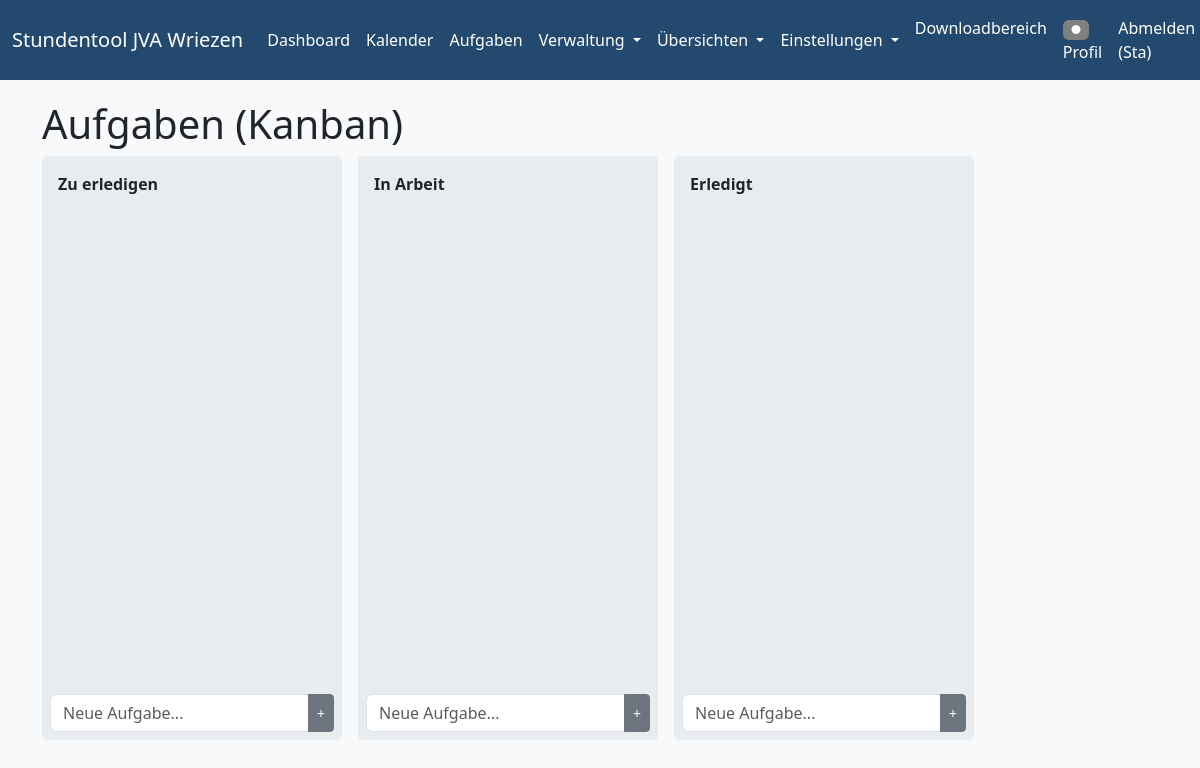
Screenshot of /kanban (signed in) with the database file from the repository.
### models.py (models this page shows, shortened)
class User(db.Model, UserMixin):
    id = db.Column(db.Integer, primary_key=True)
    username = db.Column(db.String(20), unique=True, nullable=False) # Used for login
    email = db.Column(db.String(120), unique=True, nullable=False) # Keep email for contact/recovery
    password = db.Column(db.String(60), nullable=False)
    role = db.Column(db.String(20), default='Benutzer', nullable=False) # New role column
    farbe = db.Column(db.String(7), default='#808080') # Hex color

class KanbanList(db.Model):
    id = db.Column(db.Integer, primary_key=True)
    name = db.Column(db.String(100), nullable=False)
    position = db.Column(db.Integer, nullable=False)
    cards = db.relationship('KanbanCard', backref='list', lazy=True, cascade="all, delete-orphan", order_by="KanbanCard.position")

### app.py (the view)
@app.route('/kanban')
@login_required
def kanban_board():
    lists = KanbanList.query.order_by(KanbanList.position).all()
    return render_template('kanban.html', title='Aufgaben (Kanban)', lists=lists)

### app.py (called while the page is built)
@login_manager.user_loader
def load_user(user_id):
    return User.query.get(int(user_id))

### templates/kanban.html (shortened to what this page needs)
{% extends "base.html" %}
{% block content %}
<h1>{{ title }}</h1>
<div class="kanban-board">
    {% for list in lists %}
    <div class="kanban-list" data-list-id="{{ list.id }}">
        <div class="kanban-list-header">{{ list.name }}</div>
        <ul class="kanban-cards list-group">
        </ul>
        <form class="add-card-form mt-2" onsubmit="addCard(event, {{ list.id }})">
            <div class="input-group">
                <input type="text" class="form-control" placeholder="Neue Aufgabe..." required>
                <button type="submit" class="btn btn-secondary btn-sm">+</button>
            </div>
        </form>
    </div>
    {% endfor %}
</div>
{% endblock %}

### templates/base.html (shortened to what this page needs)
<!DOCTYPE html>
<html lang="de">
<head>
    <link href="https://cdn.jsdelivr.net/npm/bootstrap@5.3.3/dist/css/bootstrap.min.css" rel="stylesheet">
    <link rel="stylesheet" href="https://cdnjs.cloudflare.com/ajax/libs/font-awesome/6.4.0/css/all.min.css">
</head>
<body>
    <nav class="navbar navbar-expand-lg navbar-custom">
        <div class="container-fluid">
            <a class="navbar-brand" href="{{ url_for('stundenplan_anzeigen') }}">Stundentool JVA Wriezen</a>
            <div class="collapse navbar-collapse" id="navbarNav">
                <ul class="navbar-nav me-auto mb-2 mb-lg-0">
                    <li class="nav-item">
                        <a class="nav-link" href="{{ url_for('stundenplan_anzeigen') }}">Dashboard</a>
                    </li>
                    <li class="nav-item">
                        <a class="nav-link" href="{{ url_for('kalender') }}">Kalender</a>
                    </li>
                    {% if current_user.is_authenticated %}
                    <li class="nav-item">
                        <a class="nav-link" href="{{ url_for('kanban_board') }}">Aufgaben</a>
                    </li>
                    {% endif %}
                    {% if current_user.is_authenticated and (current_user.role == 'Admin' or current_user.role == 'Planer') %}
                    <li class="nav-item dropdown">
                        <a class="nav-link dropdown-toggle" href="#" id="navbarDropdownVerwaltung" role="button" data-bs-toggle="dropdown" aria-expanded="false">
                            Verwaltung
                        </a>
                    </li>
                    {% endif %}
                    {% if current_user.is_authenticated and (current_user.role == 'Admin' or current_user.role == 'Planer') %}
                    <li class="nav-item dropdown">
                        <a class="nav-link dropdown-toggle" href="#" id="navbarDropdownUebersichten" role="button" data-bs-toggle="dropdown" aria-expanded="false">
                            Übersichten
                        </a>
                    </li>
                    {% endif %}
                    {% if current_user.is_authenticated and current_user.role == 'Admin' %}
                    <li class="nav-item dropdown">
                        <a class="nav-link dropdown-toggle" href="#" id="navbarDropdownEinstellungen" role="button" data-bs-toggle="dropdown" aria-expanded="false">
                            Einstellungen
                        </a>
                    </li>
                    {% endif %}
                </ul>
                <ul class="navbar-nav ms-auto mb-2 mb-lg-0">
                    {% if current_user.is_authenticated %}
                        <li class="nav-item">
                            <a class="nav-link" href="{{ url_for('downloads') }}">Downloadbereich</a>
                        </li>
                        <li class="nav-item">
                            <a class="nav-link" href="{{ url_for('profil') }}">
                                <span class="badge" style="background:{{ current_user.farbe }};color:#fff;">&#9679;</span>
                                Profil
                            </a>
                        </li>
                        <li class="nav-item">
                            <a class="nav-link" href="{{ url_for('logout') }}">Abmelden ({{ current_user.username }})</a>
                        </li>
                    {% else %}
                        <li class="nav-item"><a class="nav-link" href="{{ url_for('login') }}">Anmelden</a></li>
                    {% endif %}
                </ul>
            </div>
        </div>
    </nav>
    <div class="container">
        {% block content %}{% endblock %}
    </div>
</body>
</html>

### templates/base.html (style rules this page uses)
body { background-color: #f8f9fa; }
.container { margin-top: 20px; }
.navbar-custom { background-color: #23496e !important; }
.navbar-custom .navbar-nav .nav-link, .navbar-custom .navbar-brand, .navbar-custom .navbar-nav .dropdown-toggle { color: #fff !important; transition: color 0.2s, background 0.2s, box-shadow 0.2s; }

### templates/kanban.html (style rules this page uses)
.kanban-board { display: flex; gap: 1rem; overflow-x: auto; padding-bottom: 1rem; min-height: 75vh; }
.kanban-list { flex: 0 0 300px; background-color: #e9ecef; border-radius: 5px; padding: 0.5rem; max-height: 80vh; display: flex; flex-direction: column; }
.kanban-list-header { font-weight: bold; padding: 0.5rem; }
.kanban-cards { list-style: none; padding: 0; margin: 0; flex-grow: 1; overflow-y: auto; min-height: 50px; }
.add-card-form { margin-top: auto; }

### rows the page displays
User: username "Sta"
KanbanList: name "Zu erledigen"
KanbanList: name "In Arbeit"
KanbanList: name "Erledigt"

### other values shown
{{ title }} "Aufgaben (Kanban)"
